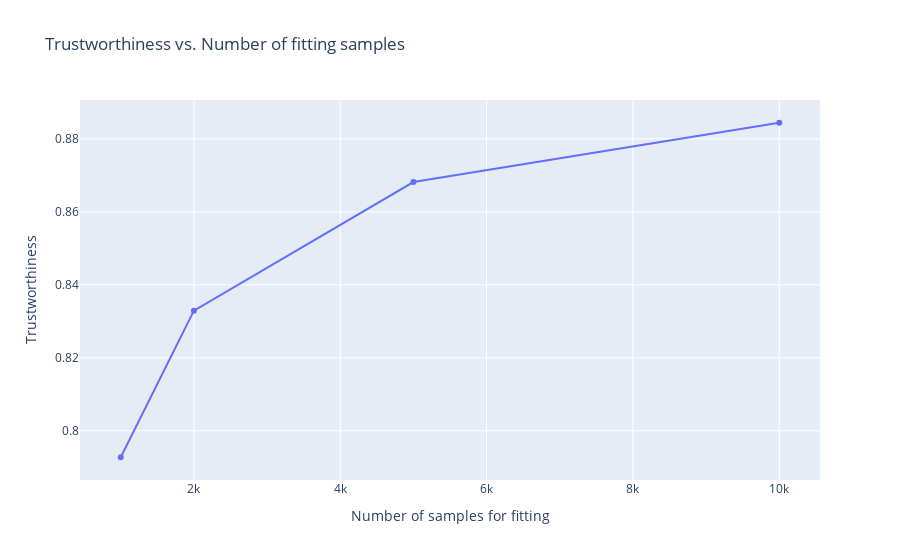

Notebook code for this chart:
### Code cell
fig = go.Figure()
fig.add_trace(go.Scatter(x=vals, y=ts, mode='lines+markers'))
fig.update_layout(title='Trustworthiness vs. Number of fitting samples', xaxis_title='Number of samples for fitting', yaxis_title='Trustworthiness')

### Figure 1 — Plotly figure (JSON) as saved in the notebook; plotly's stock layout.template omitted (floating-point values rounded to 4 significant figures)
{"data": [{"mode": "lines+markers", "x": [1000, 2000, 5000, 10000], "y": [0.7928, 0.8329, 0.8682, 0.8844], "type": "scatter"}], "layout": {"title": {"text": "Trustworthiness vs. Number of fitting samples"}, "xaxis": {"title": {"text": "Number of samples for fitting"}}, "yaxis": {"title": {"text": "Trustworthiness"}}}}
